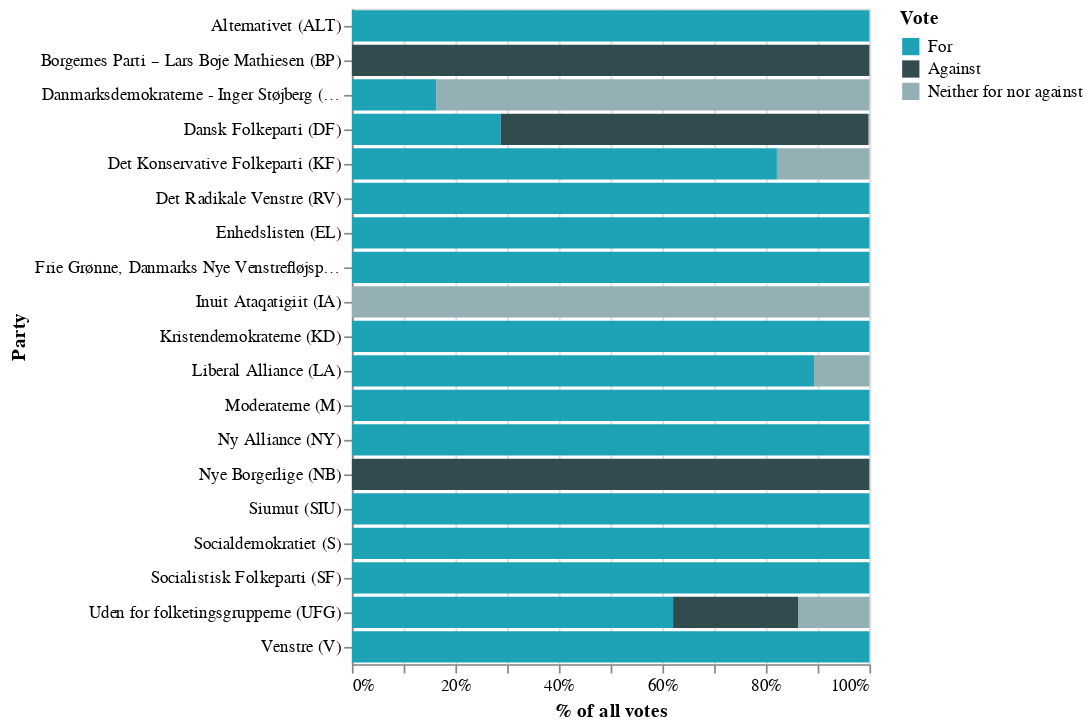

Notebook code cell kept with this figure:
### Code cell
# Renaming columns for chart
col_names = {"AndelStemmer": "% of all votes", "PartiGruppe": "Party", "Stemme": "Vote"}
chart_data_en = chart_data.rename(columns=col_names)

# Replacing certain values
val_mapping = {
    "For": "For",
    "Imod": "Against",
    "Hverken for eller imod": "Neither for nor against",
}
chart_data_en["Vote"] = chart_data_en["Vote"].replace(val_mapping)

# Specifying custom sort order for the color variable
custom_val_order = ["For", "Against", "Neither for nor against"]
vote_order_mapping = {v: i for i, v in enumerate(custom_val_order)}
chart_data_en["CustomOrder"] = chart_data_en["Vote"].map(vote_order_mapping)

# Creating a chart in English
chart = (
    alt.Chart(chart_data_en, width="container")
    .mark_bar()
    .encode(
        x=alt.X("% of all votes:Q", axis=alt.Axis(format=".0%")),
        y="Party",
        color=alt.Color(
            "Vote:N",
            scale=alt.Scale(domain=custom_val_order, range=my_custom_palette),
        ),
        order=alt.Order("CustomOrder:Q"),
        tooltip=[
            "Party:O",
            "Vote:N",
            alt.Tooltip("% of all votes:Q", format=".0%"),
        ],
    )
)
chart.save(".charts/figure_02_en.html")
chart

### Figure 1 — Vega-Lite specification as saved in the notebook (floating-point values rounded to 4 significant figures)
{"config": {"view": {"continuousWidth": 300, "continuousHeight": 300}}, "data": {"name": "data-78ea4b1d538a15774a727534e37fec69"}, "mark": {"type": "bar"}, "encoding": {"color": {"field": "Vote", "scale": {"domain": ["For", "Against", "Neither for nor against"], "range": ["#1ea2b5", "#324b4f", "#95b0b5", "#9f8ac3", "#6b588d"]}, "type": "nominal"}, "order": {"field": "CustomOrder", "type": "quantitative"}, "tooltip": [{"field": "Party", "type": "ordinal"}, {"field": "Vote", "type": "nominal"}, {"field": "% of all votes", "format": ".0%", "type": "quantitative"}], "x": {"axis": {"format": ".0%"}, "field": "% of all votes", "type": "quantitative"}, "y": {"field": "Party", "type": "nominal"}}, "width": "container", "$schema": "https://vega.github.io/schema/vega-lite/v6.1.0.json", "datasets": {"data-78ea4b1d538a15774a727534e37fec69": [{"År": 2015, "Sæson": "Efterår", "Navn": "Nikolaj Amstrup", "Party": "Alternativet (ALT)", "Vote": "For", "AntalStemmer": 64, "AlleStemmer": 64, "% of all votes": 1.0, "CustomOrder": 0}, {"År": 2025, "Sæson": "Forår", "Navn": "Lars Boje Mathiesen", "Party": "Borgernes Parti – Lars Boje Mathiesen (BP)", "Vote": "Against", "AntalStemmer": 1, "AlleStemmer": 1, "% of all votes": 1.0, "CustomOrder": 1}, {"År": 2022, "Sæson": "Efterår", "Navn": "Marlene Harpsøe", "Party": "Danmarksdemokraterne - Inger Støjberg (DD)", "Vote": "For", "AntalStemmer": 9, "AlleStemmer": 55, "% of all votes": 0.1636, "CustomOrder": 0}, {"År": 2023, "Sæson": "Efterår", "Navn": "Morten Vehl", "Party": "Danmarksdemokraterne - Inger Støjberg (DD)", "Vote": "Neither for nor against", "AntalStemmer": 46, "AlleStemmer": 55, "% of all votes": 0.8364, "CustomOrder": 2}, {"År": 2006, "Sæson": "Efterår", "Navn": "Mikkel Dencker", "Party": "Dansk Folkeparti (DF)", "Vote": "For", "AntalStemmer": 153, "AlleStemmer": 532, "% of all votes": 0.2876, "CustomOrder": 0}, {"År": 2010, "Sæson": "Efterår", "Navn": "Søren Krarup", "Party": "Dansk Folkeparti (DF)", "Vote": "Neither for nor against", "AntalStemmer": 1, "AlleStemmer": 532, "% of all votes": 0.00188, "CustomOrder": 2}, {"År": 2004, "Sæson": "Efterår", "Navn": "Mikkel Dencker", "Party": "Dansk Folkeparti (DF)", "Vote": "Against", "AntalStemmer": 378, "AlleStemmer": 532, "% of all votes": 0.7105, "CustomOrder": 1}, {"År": 2004, "Sæson": "Efterår", "Navn": "Lars Barfoed", "Party": "Det Konservative Folkeparti (KF)", "Vote": "For", "AntalStemmer": 216, "AlleStemmer": 263, "% of all votes": 0.8213, "CustomOrder": 0}, {"År": 2020, "Sæson": "Efterår", "Navn": "Niels Flemming Hansen", "Party": "Det Konservative Folkeparti (KF)", "Vote": "Neither for nor against", "AntalStemmer": 47, "AlleStemmer": 263, "% of all votes": 0.1787, "CustomOrder": 2}, {"År": 2004, "Sæson": "Efterår", "Navn": "Margrethe Vestager", "Party": "Det Radikale Venstre (RV)", "Vote": "For", "AntalStemmer": 254, "AlleStemmer": 254, "% of all votes": 1.0, "CustomOrder": 0}, {"År": 2004, "Sæson": "Efterår", "Navn": "Line Barfod", "Party": "Enhedslisten (EL)", "Vote": "For", "AntalStemmer": 206, "AlleStemmer": 206, "% of all votes": 1.0, "CustomOrder": 0}, {"År": 2021, "Sæson": "Efterår", "Navn": "Susanne Zimmer", "Party": "Frie Grønne, Danmarks Nye Venstrefløjsparti (FG)", "Vote": "For", "AntalStemmer": 3, "AlleStemmer": 3, "% of all votes": 1.0, "CustomOrder": 0}, {"År": 2015, "Sæson": "Efterår", "Navn": "Aaja Chemnitz Larsen", "Party": "Inuit Ataqatigiit (IA)", "Vote": "Neither for nor against", "AntalStemmer": 1, "AlleStemmer": 1, "% of all votes": 1.0, "CustomOrder": 2}, {"År": 2004, "Sæson": "Efterår", "Navn": "Mogens Nørgård Pedersen", "Party": "Kristendemokraterne (KD)", "Vote": "For", "AntalStemmer": 3, "AlleStemmer": 3, "% of all votes": 1.0, "CustomOrder": 0}, {"År": 2008, "Sæson": "Efterår", "Navn": "Villum Christensen", "Party": "Liberal Alliance (LA)", "Vote": "For", "AntalStemmer": 142, "AlleStemmer": 159, "% of all votes": 0.8931, "CustomOrder": 0}, {"År": 2024, "Sæson": "Efterår", "Navn": "Ole Birk Olesen", "Party": "Liberal Alliance (LA)", "Vote": "Neither for nor against", "AntalStemmer": 17, "AlleStemmer": 159, "% of all votes": 0.1069, "CustomOrder": 2}, {"År": 2022, "Sæson": "Efterår", "Navn": "Peter Have", "Party": "Moderaterne (M)", "Vote": "For", "AntalStemmer": 46, "AlleStemmer": 46, "% of all votes": 1.0, "CustomOrder": 0}, {"År": 2008, "Sæson": "Forår", "Navn": "Naser Khader", "Party": "Ny Alliance (NY)", "Vote": "For", "AntalStemmer": 1, "AlleStemmer": 1, "% of all votes": 1.0, "CustomOrder": 0}, {"År": 2019, "Sæson": "Efterår", "Navn": "Pernille Vermund", "Party": "Nye Borgerlige (NB)", "Vote": "Against", "AntalStemmer": 15, "AlleStemmer": 15, "% of all votes": 1.0, "CustomOrder": 1}, {"År": 2008, "Sæson": "Efterår", "Navn": "Lars-Emil Johansen", "Party": "Siumut (SIU)", "Vote": "For", "AntalStemmer": 1, "AlleStemmer": 1, "% of all votes": 1.0, "CustomOrder": 0}, {"År": 2004, "Sæson": "Efterår", "Navn": "Mette Frederiksen", "Party": "Socialdemokratiet (S)", "Vote": "For", "AntalStemmer": 1139, "AlleStemmer": 1139, "% of all votes": 1.0, "CustomOrder": 0}, {"År": 2004, "Sæson": "Efterår", "Navn": "Lene Garsdal", "Party": "Socialistisk Folkeparti (SF)", "Vote": "For", "AntalStemmer": 329, "AlleStemmer": 329, "% of all votes": 1.0, "CustomOrder": 0}, {"År": 2008, "Sæson": "Efterår", "Navn": "Simon Emil Ammitzbøll", "Party": "Uden for folketingsgrupperne (UFG)", "Vote": "For", "AntalStemmer": 18, "AlleStemmer": 29, "% of all votes": 0.6207, "CustomOrder": 0}, {"År": 2021, "Sæson": "Forår", "Navn": "Inger Støjberg", "Party": "Uden for folketingsgrupperne (UFG)", "Vote": "Neither for nor against", "AntalStemmer": 4, "AlleStemmer": 29, "% of all votes": 0.1379, "CustomOrder": 2}, {"År": 2022, "Sæson": "Forår", "Navn": "Naser Khader", "Party": "Uden for folketingsgrupperne (UFG)", "Vote": "Against", "AntalStemmer": 7, "AlleStemmer": 29, "% of all votes": 0.2414, "CustomOrder": 1}, {"År": 2004, "Sæson": "Efterår", "Navn": "Marianne Pedersen", "Party": "Venstre (V)", "Vote": "For", "AntalStemmer": 960, "AlleStemmer": 960, "% of all votes": 1.0, "CustomOrder": 0}]}}
